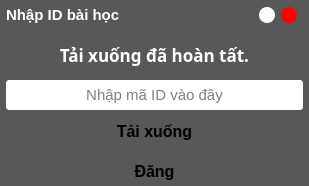
<?xml version="1.0" encoding="UTF-8"?>
<ui version="4.0">
 <class>MainWindow</class>
 <widget class="QMainWindow" name="MainWindow">
  <property name="geometry">
   <rect>
    <x>0</x>
    <y>0</y>
    <width>309</width>
    <height>186</height>
   </rect>
  </property>
  <property name="minimumSize">
   <size>
    <width>0</width>
    <height>0</height>
   </size>
  </property>
  <property name="maximumSize">
   <size>
    <width>16777215</width>
    <height>16777215</height>
   </size>
  </property>
  <property name="windowTitle">
   <string>MainWindow</string>
  </property>
  <property name="styleSheet">
   <string notr="true">background-color: rgb(88, 88, 88);
border-radius: 3px;</string>
  </property>
  <widget class="QWidget" name="centralwidget">
   <layout class="QVBoxLayout" name="verticalLayout">
    <property name="leftMargin">
     <number>6</number>
    </property>
    <property name="topMargin">
     <number>0</number>
    </property>
    <property name="rightMargin">
     <number>6</number>
    </property>
    <property name="bottomMargin">
     <number>0</number>
    </property>
    <item>
     <widget class="QFrame" name="frame">
      <property name="maximumSize">
       <size>
        <width>16777215</width>
        <height>30</height>
       </size>
      </property>
      <property name="frameShape">
       <enum>QFrame::StyledPanel</enum>
      </property>
      <property name="frameShadow">
       <enum>QFrame::Raised</enum>
      </property>
      <layout class="QHBoxLayout" name="horizontalLayout">
       <property name="spacing">
        <number>0</number>
       </property>
       <property name="leftMargin">
        <number>0</number>
       </property>
       <property name="topMargin">
        <number>0</number>
       </property>
       <property name="rightMargin">
        <number>0</number>
       </property>
       <property name="bottomMargin">
        <number>0</number>
       </property>
       <item>
        <widget class="QLabel" name="label">
         <property name="font">
          <font>
           <pointsize>11</pointsize>
           <weight>75</weight>
           <bold>true</bold>
          </font>
         </property>
         <property name="styleSheet">
          <string notr="true">color: rgb(255,255,255);
background-color: transparent;</string>
         </property>
         <property name="text">
          <string>Nhập ID bài học</string>
         </property>
        </widget>
       </item>
       <item>
        <widget class="QFrame" name="btn_frame">
         <property name="maximumSize">
          <size>
           <width>100</width>
           <height>30</height>
          </size>
         </property>
         <property name="styleSheet">
          <string notr="true">background-color: none;</string>
         </property>
         <property name="frameShape">
          <enum>QFrame::StyledPanel</enum>
         </property>
         <property name="frameShadow">
          <enum>QFrame::Raised</enum>
         </property>
         <layout class="QHBoxLayout" name="horizontalLayout_2">
          <property name="spacing">
           <number>0</number>
          </property>
          <property name="leftMargin">
           <number>50</number>
          </property>
          <property name="topMargin">
           <number>0</number>
          </property>
          <property name="rightMargin">
           <number>0</number>
          </property>
          <property name="bottomMargin">
           <number>0</number>
          </property>
          <item>
           <widget class="QPushButton" name="btn_minimize">
            <property name="minimumSize">
             <size>
              <width>16</width>
              <height>16</height>
             </size>
            </property>
            <property name="maximumSize">
             <size>
              <width>16</width>
              <height>16</height>
             </size>
            </property>
            <property name="toolTip">
             <string>&lt;html&gt;&lt;head/&gt;&lt;body&gt;&lt;p&gt;Thu nhỏ&lt;/p&gt;&lt;/body&gt;&lt;/html&gt;</string>
            </property>
            <property name="styleSheet">
             <string notr="true">QPushButton {
	border: none;
	border-radius: 8px;
	background-color: rgb(85, 255, 127);
	background-color: rgb(255, 255, 255);
}
QPushButton:hover {
	background-color: rgba(85, 255, 127, 150);
	background-color: rgba(255, 255, 255, 150);
}
QToolTip {
color: rgb(0,0,0);
background-color: rgb(255,255,255);
min-width: 45px;
min-height: 20px;
}</string>
            </property>
            <property name="text">
             <string/>
            </property>
           </widget>
          </item>
          <item>
           <widget class="QPushButton" name="btn_quit">
            <property name="minimumSize">
             <size>
              <width>16</width>
              <height>16</height>
             </size>
            </property>
            <property name="maximumSize">
             <size>
              <width>16</width>
              <height>16</height>
             </size>
            </property>
            <property name="toolTip">
             <string>&lt;html&gt;&lt;head/&gt;&lt;body&gt;&lt;p&gt;Đóng&lt;/p&gt;&lt;/body&gt;&lt;/html&gt;</string>
            </property>
            <property name="styleSheet">
             <string notr="true">QPushButton {
	border: none;
	border-radius: 8px;
	background-color: rgb(255, 0,0);
}
QPushButton:hover {
	background-color: rgba(85, 255, 127, 150);
	background-color: rgba(255, 255, 255, 150);
}
QToolTip {
color: rgb(0,0,0);
background-color: rgb(255,255,255);
min-width: 45px;
min-height: 20px;
}</string>
            </property>
            <property name="text">
             <string/>
            </property>
           </widget>
          </item>
         </layout>
        </widget>
       </item>
      </layout>
     </widget>
    </item>
    <item>
     <widget class="QLabel" name="label_2">
      <property name="font">
       <font>
        <family>Montserrat</family>
        <pointsize>13</pointsize>
        <weight>75</weight>
        <bold>true</bold>
       </font>
      </property>
      <property name="styleSheet">
       <string notr="true">color: rgb(255,255,255);</string>
      </property>
      <property name="text">
       <string>Tải xuống đã hoàn tất.</string>
      </property>
      <property name="alignment">
       <set>Qt::AlignCenter</set>
      </property>
     </widget>
    </item>
    <item>
     <widget class="QLineEdit" name="id_entry">
      <property name="minimumSize">
       <size>
        <width>0</width>
        <height>30</height>
       </size>
      </property>
      <property name="font">
       <font>
        <pointsize>11</pointsize>
       </font>
      </property>
      <property name="styleSheet">
       <string notr="true">background-color: rgb(255, 255, 255);</string>
      </property>
      <property name="text">
       <string/>
      </property>
      <property name="maxLength">
       <number>20</number>
      </property>
      <property name="alignment">
       <set>Qt::AlignCenter</set>
      </property>
      <property name="placeholderText">
       <string>Nhập mã ID vào đây</string>
      </property>
     </widget>
    </item>
    <item>
     <widget class="QFrame" name="frame_2">
      <property name="frameShape">
       <enum>QFrame::StyledPanel</enum>
      </property>
      <property name="frameShadow">
       <enum>QFrame::Raised</enum>
      </property>
      <layout class="QVBoxLayout" name="verticalLayout_2">
       <property name="spacing">
        <number>10</number>
       </property>
       <property name="topMargin">
        <number>0</number>
       </property>
       <property name="bottomMargin">
        <number>0</number>
       </property>
       <item>
        <widget class="QPushButton" name="download_btn">
         <property name="minimumSize">
          <size>
           <width>130</width>
           <height>30</height>
          </size>
         </property>
         <property name="font">
          <font>
           <pointsize>12</pointsize>
           <weight>75</weight>
           <bold>true</bold>
          </font>
         </property>
         <property name="styleSheet">
          <string notr="true">QPushButton {
	background-color: rgb(255, 255, 255);
	border-radius: 10px;
	color: rgb(0,0,0);
}

QPushButton:hover {
	color: rgb(255, 255, 255);
	background-color: rgba(0, 0, 0, 150);
}

QPushButton:pressed {
	color: rgb(255, 255, 255);
	background-color: rgb(0, 0, 0);
}r</string>
         </property>
         <property name="locale">
          <locale language="Vietnamese" country="Vietnam"/>
         </property>
         <property name="text">
          <string>Tải xuống</string>
         </property>
        </widget>
       </item>
       <item>
        <widget class="QPushButton" name="upload_btn">
         <property name="minimumSize">
          <size>
           <width>130</width>
           <height>30</height>
          </size>
         </property>
         <property name="maximumSize">
          <size>
           <width>16777215</width>
           <height>16777215</height>
          </size>
         </property>
         <property name="font">
          <font>
           <pointsize>12</pointsize>
           <weight>75</weight>
           <bold>true</bold>
          </font>
         </property>
         <property name="styleSheet">
          <string notr="true">QPushButton {
	background-color: rgb(255, 255, 255);
	border-radius: 10px;
	color: rgb(0,0,0);
}

QPushButton:hover {
	color: rgb(255, 255, 255);
	background-color: rgba(0, 0, 0, 150);
}

QPushButton:pressed {
	color: rgb(255, 255, 255);
	background-color: rgb(0, 0, 0);
}r</string>
         </property>
         <property name="locale">
          <locale language="Vietnamese" country="Vietnam"/>
         </property>
         <property name="text">
          <string>Đăng</string>
         </property>
        </widget>
       </item>
      </layout>
     </widget>
    </item>
   </layout>
  </widget>
 </widget>
 <resources/>
 <connections/>
</ui>
